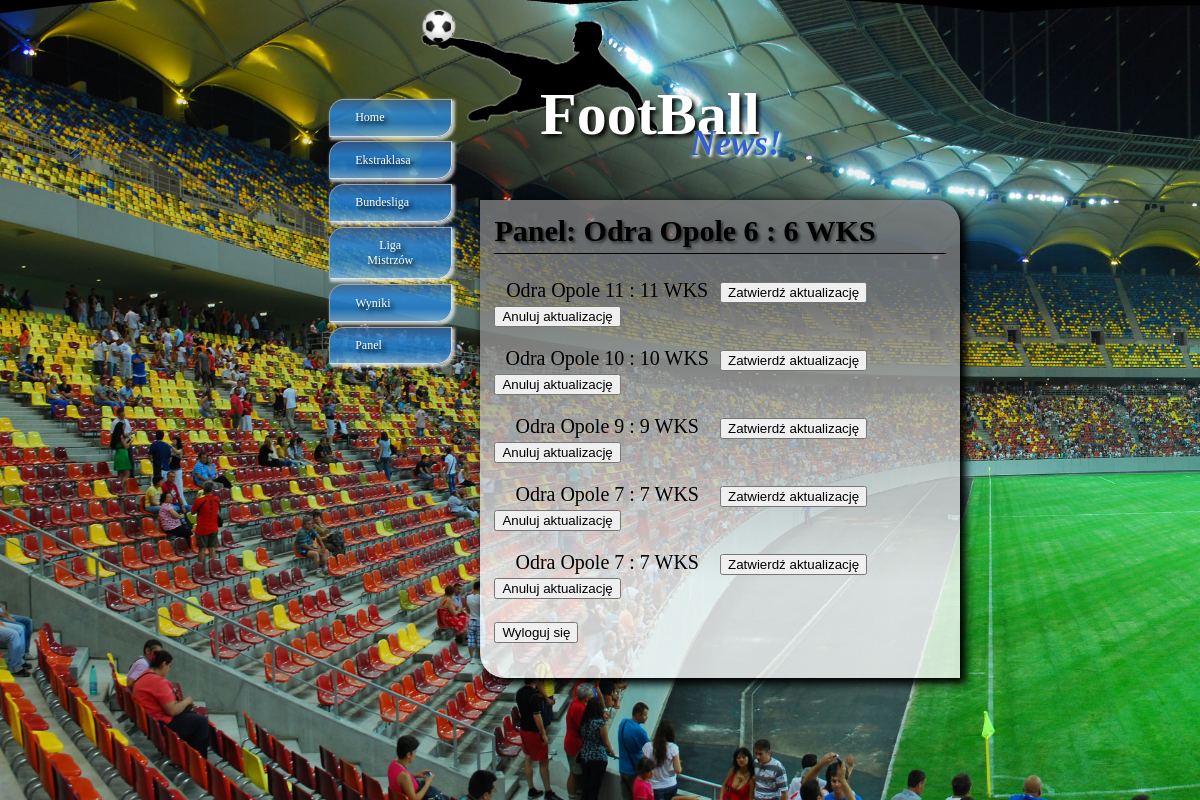
Screenshot of /panel.html (signed in) with the database file from the repository.
### tables this page shows
CREATE TABLE `team` (
  `ID` int(11) NOT NULL,
  `name` varchar(50) NOT NULL
);

CREATE TABLE `updates` (
  `ID` int(11) NOT NULL,
  `date` timestamp NOT NULL DEFAULT CURRENT_TIMESTAMP,
  `goals_team_1` int(11) NOT NULL,
  `goals_team_2` int(11) NOT NULL,
  `game_id` int(11) NOT NULL,
  `verified` int(1) NOT NULL DEFAULT '0'
);

CREATE TABLE `game` (
  `ID` int(11) NOT NULL,
  `date` varchar(20) NOT NULL,
  `team1_id` int(11) NOT NULL,
  `team2_id` int(11) NOT NULL
);

### index.php (called while the page is built, shortened)
<?php
$s = $_GET['s'];
switch ( $s ) {
	case "panel":
		if (isset($_SESSION['logedin']) || $_SESSION['logedin'] == '1')
		{
			$s = 'panel';
		}
		else
		{
			$t = "Logowanie";
			$s = 'login';
		}
		break;
}
include( "subpages/header.php" );
include( "subpages/" . $s . ".php" );
include( "subpages/footer.php" );
?>

### subpages/panel.php (the view, shortened to what this page needs)
<?php
$rezultat2 = $db->query("SELECT g.date, t1.name as 'team1', t2.name as 'team2', u.goals_team_1, u.goals_team_2, g.ID FROM game g, team t1, team t2, updates u where g.team1_id = t1.ID and g.team2_id = t2.ID and u.game_id = g.ID and u.verified=1 ORDER BY u.date  DESC");
$wiersz2 = $rezultat2->fetch_assoc();
$rezultat = $db->query("SELECT g.date, t1.name as 'team1', t2.name as 'team2', u.goals_team_1, u.goals_team_2, u.ID FROM game g, team t1, team t2, updates u where g.team1_id = t1.ID and g.team2_id = t2.ID and u.game_id = g.ID and u.verified=0 ORDER BY u.date  DESC");
?>
<div class="artykul" xmlns="http://www.w3.org/1999/html">
    <h2 class="artykul">Panel: <?= $wiersz2['team1'] ?> <?= $wiersz2['goals_team_1'] ?>  : <?= $wiersz2['goals_team_2'] ?> <?= $wiersz2['team2'] ?></h2>
    <p class="artykul">
        <?php if ($rezultat->num_rows > 0){
        while ($wiersz = $rezultat->fetch_object()){
            ?>
        <form action="panel_exe.html" method="POST">
    <p><span class="wynik"><?= $wiersz->team1 ?> <?= $wiersz->goals_team_1 ?>  : <?= $wiersz->goals_team_2 ?> <?= $wiersz->team2 ?></span>
        <input type="submit" name="zatwierdz" value="Zatwierdź aktualizację"/>
        <input type="submit" name="anuluj" value="Anuluj aktualizację"/>
    </p>
    </form>
    <?php
    }
    }
    ?>
    <form action="logout.html" method="POST">
        <p><input type="submit" name="wyloguj" value="Wyloguj się"/></p>
    </form>
    </p>
</div>

### subpages/header.php (shortened to what this page needs)
<!DOCTYPE html>
<html lang="en">
<head>
    <link rel="stylesheet" type="text/css" href="style.css">
</head>
<body>
<img id="tlo" src="resources/tlo.jpg"/>
<div id="baner">
    <a id="textLogo" href="index.html">
        <h1>FootBall</h1>
        <h2>News!</h2>
    </a>
    <img class="logo" src="resources/logo.png" alt="site logo">
</div>
<div class="menu">
    <ul class="lista-menu">
        <li class="button">
            <span><a href="home.html">Home</a>
        </li>
        <li class="button">
            <span><a href="Ekstraklasa.html">Ekstraklasa</a></span>
        </li>
        <li class="button">
            <span><a href="BundesLiga.html">Bundesliga</a>
        </li>
        <li class="button">
            <span><a href="LigaMistrzow.html">Liga Mistrzów</a></span>
        </li>
        <li class="button">
            <span><a href="Wyniki.html">Wyniki</a></span>
        </li>
        <li class="button">
            <span><a href="panel.html">Panel</a></span>
        </li>
    </ul>
</div>
<div class="glowny">

### subpages/footer.php
</div>
</body>
</html>

### styles/artykul.css (style rules this page uses)
div.artykul { background: -moz-linear-gradient(top, rgba(127,127,127,0.8) 0%, rgba(127,127,127,0.8) 20%, rgba(255,255,255,0.8) 80%, rgba(255,255,255,0.8) 100%); background: -webkit-linear-gradient(top, rgba(127,127,127,0.8) 0%,rgba(127,127,127,0.8) 20%,rgba(255,255,255,0.8) 80%,rgba(255,255,255,0.8) 100%); background: linear-gradient(to bottom, rgba(127,127,127,0.8) 0%,rgba(127,127,127,0.8) 20%,rgba(255,255,255,0.8) 80%,rgba(255,255,255,0.8) 100%); filter: progid:DXImageTransform.Microsoft.gradient( startColorstr='#cc7f7f7f', endColorstr='#ccffffff',GradientType=0 ); border-radius: 0 25px 0 25px; padding-top: 3%; padding-right: 3%; padding-bottom: 3%; padding-left: 3%; text-align: justify; overflow: hidden; -webkit-box-shadow: 4px 4px 8px 2px rgba(0,0,0,1); -moz-box-shadow: 4px 4px 8px 2px rgba(0,0,0,1); box-shadow: 4px 4px 8px 2px rgba(0,0,0,1); }
p.artykul { font-size: 18px; text-indent: 50px; }
h2.artykul { font-size: 30px; margin-top: 0px; padding-bottom: 5px; border-bottom: 1px solid #000; text-align: left; text-shadow: 2px 2px 3px rgba(0,0,0,0.6); }

### styles/main.css (style rules this page uses)
body { margin-top: 4%; margin-bottom: 4%; margin-right: 20%; margin-left: 20%; }
span.wynik { display: block; width: 50%; float: left; text-align: center; }
img#tlo { position: fixed; left: 0; top: 0; z-index: -1; height: 100%; width: auto; }
#baner { color: white; text-align: center; width: 100% }
img.logo { position: absolute; top: 1%; left: 35%; max-width:20%; height:auto; z-index: 1; }
#baner #textLogo { position: absolute; top: 5%; left: 45%; z-index: 2; text-align: left; overflow: visible; }
#baner #textLogo h1 { position: absolute; top: 0; left: 0; font-size: 60px; text-shadow: 3px 3px 4px #000; }
#baner #textLogo h2 { position: absolute; font-style: italic; top: 55px; left: 150px; font-size: 35px; color: #3361cc; text-shadow: 2px 2px 3px #fff; }
p { font-family: verdana, serif; font-size: 20px; }
div.glowny { position: absolute; left: 40%; top: 25%; right: 20%; z-index: 3; }

### styles/menu.css (style rules this page uses)
div.menu { border-style: none; position: fixed; top: 15%; top: 10%; left: 24%; width: 10%; font-family: "Times New Roman", Times, serif; font-size: 18px; }
ul.lista-menu { list-style-type: none; }

### styles/menu_button.css (style rules this page uses)
.button { display: inline-block; border: 1px inset rgba(255,255,255,0.8); border-radius: 15px 0 15px 0; background: -moz-linear-gradient(top, rgba(59,103,158,0.8) 0%, rgba(43,136,217,0.85) 35%, rgba(32,124,202,0.85) 65%, rgba(125,185,232,0.8) 100%); background: -webkit-linear-gradient(top, rgba(59,103,158,0.8) 0%,rgba(43,136,217,0.85) 35%,rgba(32,124,202,0.85) 65%,rgba(125,185,232,0.8) 100%); background: linear-gradient(to bottom, rgba(59,103,158,0.8) 0%,rgba(43,136,217,0.85) 35%,rgba(32,124,202,0.85) 65%,rgba(125,185,232,0.8) 100%); filter: progid:DXImageTransform.Microsoft.gradient( startColorstr='#cc3b679e', endColorstr='#cc7db9e8',GradientType=0 ); color: white; text-align: left; font-size: 1vmax; padding: 0.5%; width: 150%; transition: all 0.25s; cursor: pointer; margin: 1%; margin-bottom: 5%; -webkit-box-shadow: 2px 2px 3px 1px rgba(255,255,255,0.7); -moz-box-shadow: 2px 2px 3px 1px rgba(255,255,255,0.7); box-shadow: 2px 2px 3px 1px rgba(255,255,255,0.7); }
.button span { cursor: pointer; display: inline-block; position: relative; transition: 0.5s; text-shadow: 3px 3px 4px #000000; }
.button span:after { content: '\00bb'; position: absolute; opacity: 0; top: 30%; right: -30%; transition: 0.5s; }
a:link, a:visited { color: white; padding: 10px 25px; text-align: center; text-decoration: none; display: inline-block; }

### rows the page displays
team: name "Odra Opole"
updates: goals_team_1 "6", goals_team_2 "6"
team: name "WKS"
game: team.name "Odra Opole", updates.goals_team_1 "11", updates.goals_team_2 "11", team.name "WKS", updates.goals_team_1 "10", updates.goals_team_2 "10", updates.goals_team_1 "9", updates.goals_team_2 "9", updates.goals_team_1 "7", updates.goals_team_2 "7"
